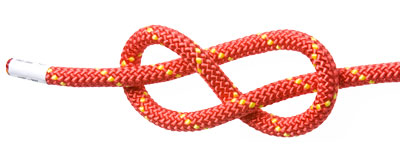
#> input picture images/Figure-Eight.jpeg, 400 x 160 px, found by its file name
$ python canny.py
#> lines starting #> are read from the running program, lines starting #| are printed output that depends on the picture; after the words box and inside, x2 and y2 are one past the last pixel; in counts of white or black regions, pixels touching at a corner belong together
import cv2

# Load the image
img = cv2.imread('images/Figure-Eight.jpeg')
#> img is the input picture: shape (160, 400, 3); mean B, G, R 207.6, 212.7, 245.6

# Convert the image to grayscale
gray = cv2.cvtColor(img, cv2.COLOR_BGR2GRAY)
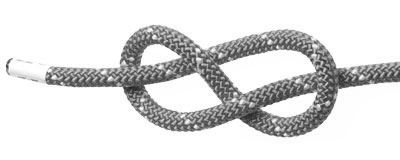
#> gray: shape (160, 400); min 35, max 255, mean 221.9

# Perform Canny edge detection with threshold values of 100 and 200
edges = cv2.Canny(gray, 300, 600)
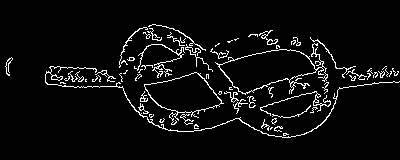
#> edges: shape (160, 400); 5.2% white in thin lines or dots, all inside (x1, y1, x2, y2) = (5, 24, 400, 138)

# Display the original image and the edge-detected image
cv2.imshow('Original Image', img)
cv2.imshow('Edge-Detected Image', edges)

# Wait for a key press and then close all windows
cv2.waitKey(0)
cv2.destroyAllWindows()
